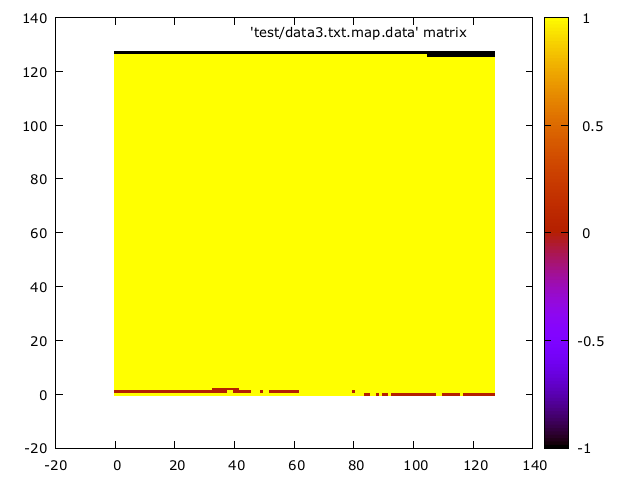

This figure's gnuplot source:

set terminal pngcairo enhanced font 'Verdana,10'
set output 'test/data3.txt.map.png'
plot 'test/data3.txt.map.data' matrix with image
